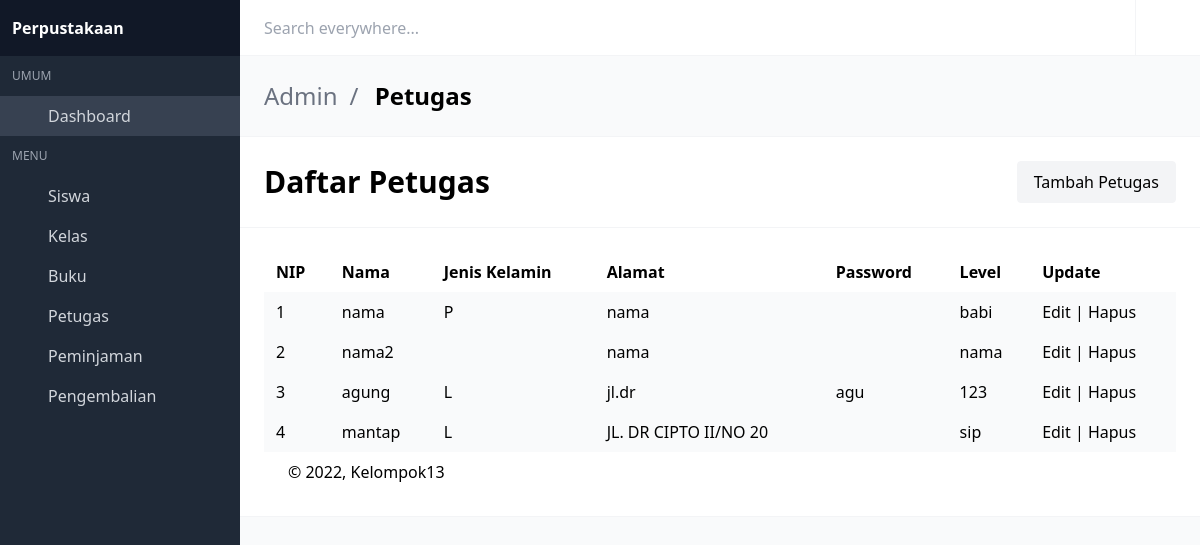
Screenshot of /main/admin/petugas.php (signed in) with the database file from the repository.
### tables this page shows
CREATE TABLE `petugas` (
  `nip` int(11) NOT NULL,
  `nama` varchar(50) NOT NULL,
  `jenis_kelamin` enum('L','P') NOT NULL,
  `alamat` varchar(50) NOT NULL,
  `username` varchar(255) NOT NULL,
  `password` varchar(50) NOT NULL,
  `level` varchar(11) NOT NULL
);

### main/admin/petugas.php (the view, shortened to what this page needs)
<?php
include_once("config.php");
?>
<!DOCTYPE html>
<html lang="en" class="">
<head>
  <link rel="stylesheet" href="css/main.css?v=1628755089081">
</head>
<body>
<div id="app">
<nav id="navbar-main" class="navbar is-fixed-top">
  <div class="navbar-brand">
    <div class="navbar-item">
      <div class="control"><input placeholder="Search everywhere..." class="input"></div>
    </div>
  </div>
  <div class="navbar-menu" id="navbar-menu">
    <div class="navbar-end">
      <a href="" class="navbar-item has-divider desktop-icon-only">
        <span class="icon"><i class="mdi mdi-help-circle-outline"></i></span>
      </a>
      <a href="keluar.php" title="Log out" class="navbar-item desktop-icon-only">
        <span class="icon"><i class="mdi mdi-logout"></i></span>
      </a>
    </div>
  </div>
</nav>
<aside class="aside is-placed-left is-expanded">
  <div class="aside-tools">
    <div>
    <b class="font-black">Perpustakaan</b>
    </div>
  </div>
  <div class="menu is-menu-main">
    <p class="menu-label">Umum</p>
    <ul class="menu-list">
      <li class="active">
        <a href="dashboard.php">
          <span class="icon"><i class="mdi mdi-desktop-mac"></i></span>
          <span class="menu-item-label">Dashboard</span>
        </a>
      </li>
    </ul>
    <p class="menu-label">Menu</p>
    <ul class="menu-list">
      <li class="--set-active-tables-html">
        <a href="siswa.php">
          <span class="icon"><i class="mdi mdi-account-circle"></i></span>
          <span class="menu-item-label">Siswa</span>
        </a>
      </li>
      <li class="--set-active-forms-html">
        <a href="kelas.php">
          <span class="icon"><i class="mdi mdi-table"></i></span>
          <span class="menu-item-label">Kelas</span>
        </a>
      </li>
      <li class="--set-active-profile-html">
        <a href="buku.php">
          <span class="icon"><i class="mdi mdi-book"></i></span>
          <span class="menu-item-label">Buku</span>
        </a>
      </li>
      <li>
        <a href="petugas.php">
          <span class="icon"><i class="mdi mdi-account-multiple"></i></span>
          <span class="menu-item-label">Petugas</span>
        </a>
      </li>
      <li>
        <a href="peminjaman.php">
          <span class="icon"><i class="mdi mdi-cart-plus"></i></span>
          <span class="menu-item-label">Peminjaman</span>
        </a>
      </li>
      <li>
        <a href="pengembalian.php">
          <span class="icon"><i class="mdi mdi-cart-minus"></i></span>
          <span class="menu-item-label">Pengembalian</span>
        </a>
      </li>
    </ul>
  </div>
</aside>
<section class="is-title-bar">
  <div class="flex flex-col md:flex-row items-center justify-between space-y-6 md:space-y-0">
    <ul>
      <li>Admin</li>
      <li>Petugas</li>
    </ul>
  </div>
</section>
<section class="is-hero-bar">
  <div class="flex flex-col md:flex-row items-center justify-between space-y-6 md:space-y-0">
    <h1 class="title">
      Daftar Petugas
    </h1>
    <a href="buatpetugas.php" class="btn btn-outline-dark button light">Tambah Petugas</a>
  </div>
</section>
<section class="is-hero-bar">
<table class="table table-primary p-1 mt-4 border border-primary container">
  <tbody>
      <tr>
          <th>NIP</th>
          <th>Nama</th>
          <th>Jenis Kelamin</th>
          <th>Alamat</th>
          <th>Password</th>
          <th>Level</th>
          <th class="text-center" >Update</th>
      </tr>
  </tbody>
  <tbody>
  <?php
    if(isset($_GET['cari'])){
      $cari = $_GET['cari'];
      $result = mysqli_query($conn,"SELECT * FROM petugas WHERE nama LIKE '%".$cari."%'");
    }else{
      $result = mysqli_query($conn,"SELECT * FROM petugas");
    }
    $no =1;
    while($data = mysqli_fetch_array($result)) {
      ?>
        <tbody>
        <tr>
            <td class="text-center"><?= $no ?></td>
            <td><?= $data['1']?></td>
            <td><?= $data['2']?></td>
            <td><?= $data['3']?></td>
            <td><?= $data['4']?></td>
            <td><?= $data['5']?></td>
            <td colspan="2">
            <a href="editpetugas.php?nip=<?=$data['nip']?>" class="btn btn-outline-primary">Edit</a>
            |
            <a href="deletepetugas.php?nip=<?=$data['nip']?>" class="btn btn-outline-danger">Hapus</a>
            </td>
        </tr>
        </tbody>
    <?php
    $no++;
      }
      ?>
</table>
<section>
<footer class="footer">
  <div class="flex flex-col md:flex-row items-center justify-between space-y-3 md:space-y-0">
    <div class="flex items-center justify-start space-x-3">
      <div>
        © 2022, Kelompok13
      </div>
    </div>
  </div>
</footer>
<link rel="stylesheet" href="https://cdn.materialdesignicons.com/4.9.95/css/materialdesignicons.min.css">
</body>
</html>

### rows the page displays
petugas: nama "nama", jenis_kelamin "P", alamat "nama", password "babi"
petugas: nama "nama2", alamat "nama", password "nama"
petugas: nama "agung", jenis_kelamin "L", alamat "jl.dr", username "agu", password "123"
petugas: nama "mantap", jenis_kelamin "L", alamat "JL. DR CIPTO II/NO 20", password "sip"
